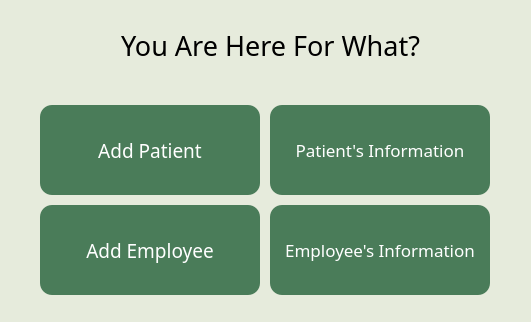
<?xml version="1.0" encoding="UTF-8"?>
<ui version="4.0">
 <class>MainWindow</class>
 <widget class="QMainWindow" name="MainWindow">
  <property name="geometry">
   <rect>
    <x>0</x>
    <y>0</y>
    <width>531</width>
    <height>322</height>
   </rect>
  </property>
  <property name="font">
   <font>
    <family>Arad Medium</family>
   </font>
  </property>
  <property name="windowTitle">
   <string>MainWindow</string>
  </property>
  <property name="styleSheet">
   <string notr="true">QWidget {
	background-color: #e6ebdc;
}

QLineEdit, QTextEdit {
	background-color: #a9af9e;
	color: #000000;
	border: none;
	border-radius: 12px;
	padding: 6px;
	font-size: 15px;
}

QPushButton {
	background-color: #4A7C59;
	color: white;
	border: none;
	border-radius: 12px;
	padding: 6px 12px;
}

QPushButton:hover {
	background-color: #5A9F73;
}</string>
  </property>
  <widget class="QWidget" name="centralwidget">
   <widget class="QPushButton" name="add_pt_order_Button">
    <property name="geometry">
     <rect>
      <x>40</x>
      <y>105</y>
      <width>220</width>
      <height>90</height>
     </rect>
    </property>
    <property name="font">
     <font>
      <family>Arad Medium</family>
      <pointsize>14</pointsize>
     </font>
    </property>
    <property name="text">
     <string>Add Patient</string>
    </property>
   </widget>
   <widget class="QPushButton" name="add_emp_order_Button">
    <property name="geometry">
     <rect>
      <x>40</x>
      <y>205</y>
      <width>220</width>
      <height>90</height>
     </rect>
    </property>
    <property name="font">
     <font>
      <family>Arad Medium</family>
      <pointsize>14</pointsize>
     </font>
    </property>
    <property name="text">
     <string>Add Employee</string>
    </property>
   </widget>
   <widget class="QPushButton" name="emp_inf_order_Button">
    <property name="geometry">
     <rect>
      <x>270</x>
      <y>205</y>
      <width>220</width>
      <height>90</height>
     </rect>
    </property>
    <property name="font">
     <font>
      <family>Arad Medium</family>
      <pointsize>13</pointsize>
     </font>
    </property>
    <property name="text">
     <string>Employee's Information</string>
    </property>
   </widget>
   <widget class="QPushButton" name="pt_inf_order_Button">
    <property name="geometry">
     <rect>
      <x>270</x>
      <y>105</y>
      <width>220</width>
      <height>90</height>
     </rect>
    </property>
    <property name="font">
     <font>
      <family>Arad Medium</family>
      <pointsize>13</pointsize>
     </font>
    </property>
    <property name="text">
     <string>Patient's Information</string>
    </property>
   </widget>
   <widget class="QLabel" name="order_label">
    <property name="geometry">
     <rect>
      <x>105</x>
      <y>20</y>
      <width>331</width>
      <height>51</height>
     </rect>
    </property>
    <property name="font">
     <font>
      <family>Arad Medium</family>
      <pointsize>20</pointsize>
     </font>
    </property>
    <property name="text">
     <string>You Are Here For What?</string>
    </property>
    <property name="alignment">
     <set>Qt::AlignCenter</set>
    </property>
   </widget>
  </widget>
 </widget>
 <resources/>
 <connections/>
</ui>
